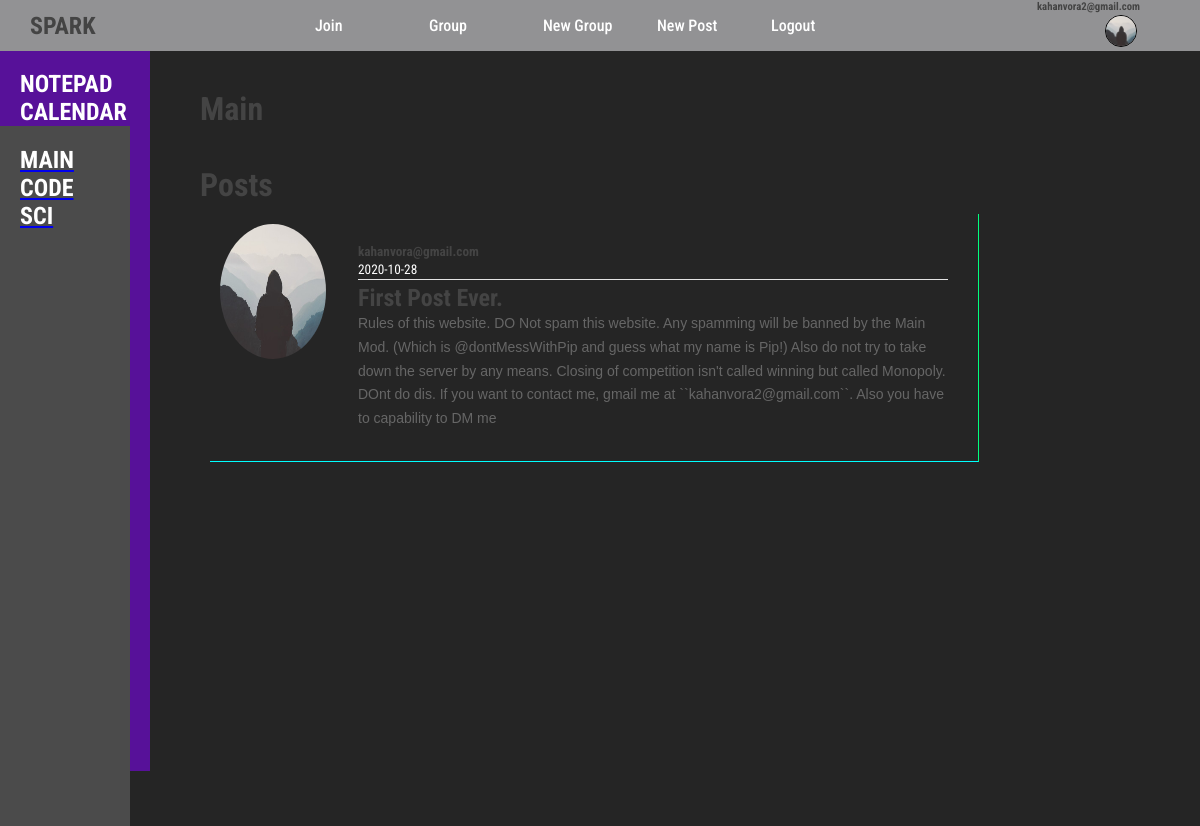
The app's page /home (signed in) with its own data.
### flaskblog/models.py (models this page shows, shortened)
class User(db.Model, UserMixin):
    id = db.Column(db.Integer(), primary_key=True)
    password = db.Column(db.String(30), nullable=False)
    email = db.Column(db.String(30), nullable=False)
    image_file = db.Column(db.Text, nullable=False, default='default.jpg')
    group = db.Column(db.Integer, db.ForeignKey('group.id'))
    posts = db.relationship('Post', backref='author', lazy=True)
    joined_group = db.Column(db.Integer())

class Group(db.Model):
    id = db.Column(db.Integer(), primary_key=True)
    name = db.Column(db.String(10000000000000000000000))
    group_id = db.Column(db.String(50), default=str(secrets.token_hex(8)))
    members = db.relationship('User', backref='member', lazy=True)
    def __repr__(self):
        return (f"<Group>{self.id}")

class Post(db.Model):
    id = db.Column(db.Integer, primary_key=True)
    title = db.Column(db.String(10000000000000000000000), nullable=False)
    date_posted = db.Column(db.DateTime, nullable=False, default=datetime.utcnow)
    content = db.Column(db.Text, nullable=False)
    user_id = db.Column(db.Integer, db.ForeignKey('user.id'))
    group_id = db.Column(db.Integer)

### flaskblog/routes.py (the view)
@app.route("/")
@app.route("/home")
def home():
    group = Group.query.filter_by(id=14).first()
    print(group)
    print(group.name)
    name = group.name
    posts = Post.query.all()
    post_for_group = []
    for post in posts:
        if post.group_id == group.id:
            post_for_group.append(post)
    post_for_group.reverse()
    return render_template("home.html", posts=post_for_group, name=name)

### flaskblog/models.py (called while the page is built)
@login_manager.user_loader
def load_user(user_id):
    return User.query.get(int(user_id))

### flaskblog/templates/home.html
{% extends "layout.html" %}
{% block content %}
<h1 class="grgn">{{ name }}</h1>
<br><br>
    <h1>Posts</h1>
    {% for post in posts %}
        <article class="grit">
          <div class="grip">
          <img class="gripi" src="{{ url_for('static', filename='profile_pics/' + post.author.image_file) }}">
        </div>
          <div class="grmb">
            <div class="article-metadata">
              <h5 class="mr-2" >{{ post.author.email }}</h5>
              <small class="text-muted">{{ post.date_posted.strftime('%Y-%m-%d') }}</small>
            </div>
            <h2><h2 class="article-title" >{{ post.title }}</hr></h2>
            <p class="article-content">{{ post.content }}</p>
          </div>
        </article>
    {% endfor %}
{% endblock content %}

### flaskblog/templates/layout.html (shortened to what this page needs)
<!DOCTYPE html>
<html lang="en">
<head>
    <link rel="stylesheet" href="statidc/main.css">
</head>
<body>
    <nav>
        <div class="nav-logo">
            <h2 class="logo-text">SPARK</h2>
        </div>
        <div class="nav-tabs">
            {% if current_user.is_authenticated %}
            <a href="/group/join" class="nav-tabs-items">Join</a>
            <a href="/group" class="nav-tabs-items">Group</a>
            <a href="/new/group" class="nav-tabs-items">New Group</a>
            <a href="/post/new" class="nav-tabs-items">New Post</a>
            <a href="/logout" class="nav-tabs-items">Logout</a>
            {% endif %}
        </div>
        {% if current_user.is_authenticated %}
        <div class="nav-img">
            <img src=/static/profile_pics/default.jpg alt="img" class="nav-img-img" height=30 width=30>
            <a href="/account"><h6 class="nav-img-text">{{ current_user.email }}</h6></a>
        </div>
        {% endif %}
    </nav>
    <div class="snav">
        <br>
        <h2 class="snav-ntpd">NOTEPAD</h2>
        <h2 class="snav-ntpd">CALENDAR</h2>
        <div class="snav-classlist">
            <h2 class="upper-spacing-for-snav"></h2>
            <a href="/main-join"><h2 class="snav-ntpd">MAIN</h2></a>
            <a href="/code-join"><h2 class="snav-ntpd">CODE</h2></a>
            <a href="/sci-join"><h2 class="snav-ntpd">SCI</h2></a>
        </div>
    </div>
    <main>
        <div class="contentmain">
        {% block content%}{% endblock content %}
        </div>
    </main>
  </body>
</html>

### flaskblog/static/main.css (style rules this page uses)
body { background: #fafafa; color: #333333; margin-top: 5rem; }
h1, h2, h3, h4, h5, h6 { color: #444444; }
.article-title { color: #444444; }
.article-content { white-space: pre-line; }
.article-metadata { padding-bottom: 1px; margin-bottom: 4px; border-bottom: 1px solid #e3e3e3 }

### flaskblog/templates/layout.html (style rules this page uses)
body { background-color: #252525; color: white; margin: 0px; padding: 0px; font-family: 'Roboto Condensed', sans-serif; box-sizing: border-box; overflow: hidden; }
nav { display: flex; align-items: center; background-color: #929294; }
.nav-logo { padding-left: 30px; flex: 3; }
.nav-tabs { flex: 6; align-items: center; display: flex; }
.nav-img { padding-left: 30px; flex: 1; justify-content: center; }
.nav-img-img { border-radius: 100%; border: 1px solid black; margin-top:15px; }
.nav-tabs-items { flex: 1; text-decoration: none; color: white; font-weight: 500; }
.nav-img-text { position: absolute; top: 0px; right: 60px; }
.snav { position: -webkit-sticky; position: sticky; bottom: 0; color: whitesmoke; height: 90vh; width: 150px; background-color: rgb(87, 17, 153); }
.snav-ntpd { color: rgb(255, 255, 255); padding-left: 20px; }
.snav-classlist { height: 700px; width: 130px; background-color:#4b4b4b; }
.upper-spacing-for-snav { padding-top: 20px; }
main { position: absolute; overflow: scroll; overflow-x: hidden; top: 90px; left: 200px; width: 80%; height: 600px; }
h1,h2,h3,h4,h5,h6 { margin: 0px; }
p { font-family: sans-serif; font-size: 14px; line-height: 1.7; color: #666666; margin: 0px; }
.grit { display: flex; width: 80%; height: 15%; border-bottom: 1px solid aqua; border-right: 1px solid springgreen; margin: 10px; }
.grip { flex: 1; width: 100px; height: 150px; }
.gripi { margin: 10px; width: 90%; height: 90%; border-radius: 1000%; }
.grmb { flex: 5; padding: 30px; }

### records on screen
User: email "kahanvora2@gmail.com"
Group: name "Main"
Post: image_file (placeholder picture), author.email "kahanvora@gmail.com", date_posted "2020-10-28", title "First Post Ever.", content "Rules of this website. DO Not spam this website. Any spamming will be banned by the Main Mod. (Which is @dontMessWithPip and guess what my name is Pip!) Also do not try to take down the server by any means. Closing of competition isn't called winning but called Monopoly. DOnt do dis. If you want to contact me, gmail me at ``kahanvora2@gmail.com``. Also you have to capability to DM me"
